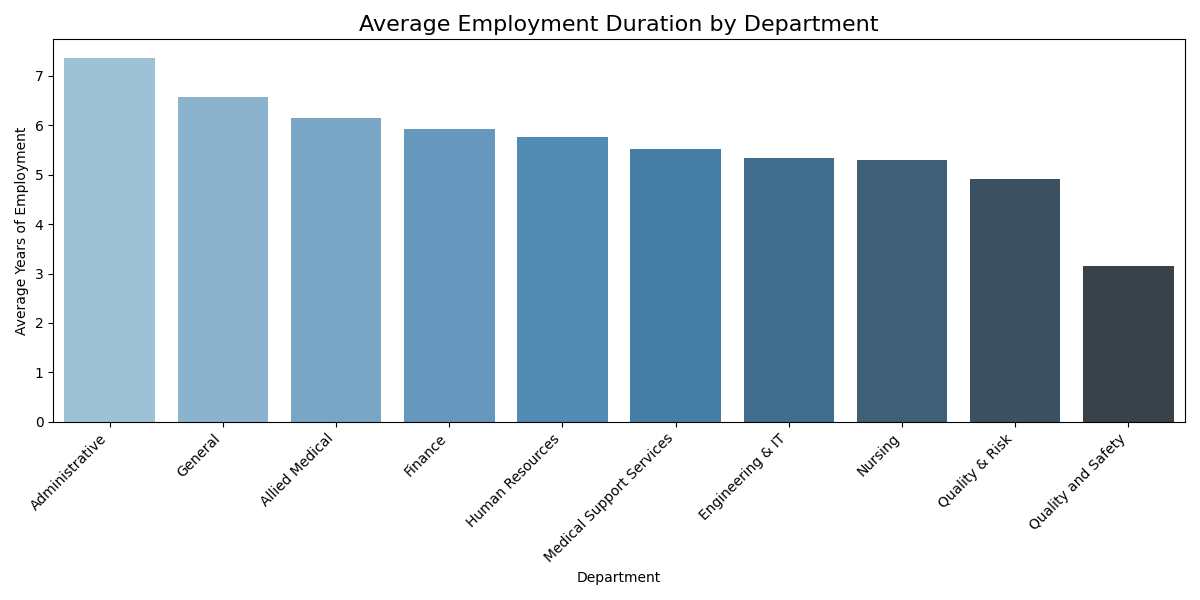

Here is the Python script that generated this plot:
import pandas as pd
import matplotlib.pyplot as plt
import seaborn as sns

# Load the combined Excel file
df = pd.read_excel('combined_cleaned_data.xlsx')

# Drop rows with missing values in Years or Department
df = df.dropna(subset=['Years', 'Department'])

# 🔧 Clean Department names (correct common typos)
df['Department'] = df['Department'].replace({
    'Administrativ': 'Administrative',  # typo correction (missing 'e')
    'Administative': 'Administrative',  # common variation
    'Adminstrative': 'Administrative',  # common typo
    'Admin': 'Administrative'          # even short forms if needed
})

# Group by Department and calculate average employment duration
avg_years_by_dept = df.groupby('Department')['Years'].mean().sort_values(ascending=False)

# Plot
plt.figure(figsize=(12, 6))
sns.barplot(x=avg_years_by_dept.index, y=avg_years_by_dept.values,
            hue=avg_years_by_dept.index, palette='Blues_d', legend=False)
plt.title('Average Employment Duration by Department', fontsize=16)
plt.xlabel('Department')
plt.ylabel('Average Years of Employment')
plt.xticks(rotation=45, ha='right')
plt.tight_layout()
plt.show()
